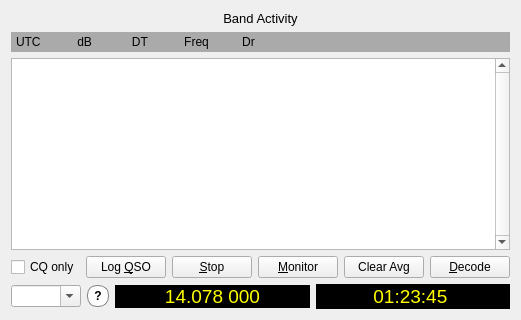
      <widget class="QWidget" name="layoutWidget">
       <layout class="QVBoxLayout" name="verticalLayout_3">
        <item>
         <widget class="QLabel" name="lh_decodes_title_label">
          <property name="maximumSize">
           <size>
            <width>500</width>
            <height>16777215</height>
           </size>
          </property>
          <property name="font">
           <font>
            <pointsize>10</pointsize>
            <weight>50</weight>
            <bold>false</bold>
           </font>
          </property>
          <property name="text">
           <string>Band Activity</string>
          </property>
          <property name="alignment">
           <set>Qt::AlignCenter</set>
          </property>
         </widget>
        </item>
        <item>
         <widget class="QLabel" name="lh_decodes_headings_label">
          <property name="minimumSize">
           <size>
            <width>300</width>
            <height>20</height>
           </size>
          </property>
          <property name="maximumSize">
           <size>
            <width>16777215</width>
            <height>20</height>
           </size>
          </property>
          <property name="palette">
           <palette>
            <active>
             <colorrole role="Base">
              <brush brushstyle="SolidPattern">
               <color alpha="255">
                <red>252</red>
                <green>252</green>
                <blue>252</blue>
               </color>
              </brush>
             </colorrole>
             <colorrole role="Window">
              <brush brushstyle="SolidPattern">
               <color alpha="255">
                <red>170</red>
                <green>170</green>
                <blue>170</blue>
               </color>
              </brush>
             </colorrole>
            </active>
            <inactive>
             <colorrole role="Base">
              <brush brushstyle="SolidPattern">
               <color alpha="255">
                <red>252</red>
                <green>252</green>
                <blue>252</blue>
               </color>
              </brush>
             </colorrole>
             <colorrole role="Window">
              <brush brushstyle="SolidPattern">
               <color alpha="255">
                <red>170</red>
                <green>170</green>
                <blue>170</blue>
               </color>
              </brush>
             </colorrole>
            </inactive>
            <disabled>
             <colorrole role="Base">
              <brush brushstyle="SolidPattern">
               <color alpha="255">
                <red>170</red>
                <green>170</green>
                <blue>170</blue>
               </color>
              </brush>
             </colorrole>
             <colorrole role="Window">
              <brush brushstyle="SolidPattern">
               <color alpha="255">
                <red>170</red>
                <green>170</green>
                <blue>170</blue>
               </color>
              </brush>
             </colorrole>
            </disabled>
           </palette>
          </property>
          <property name="autoFillBackground">
           <bool>true</bool>
          </property>
          <property name="text">
           <string>UTC           dB            DT           Freq          Dr </string>
          </property>
          <property name="textFormat">
           <enum>Qt::PlainText</enum>
          </property>
          <property name="indent">
           <number>5</number>
          </property>
         </widget>
        </item>
        <item>
         <widget class="DisplayText" name="decodedTextBrowser">
          <property name="frameShape">
           <enum>QFrame::StyledPanel</enum>
          </property>
          <property name="verticalScrollBarPolicy">
           <enum>Qt::ScrollBarAlwaysOn</enum>
          </property>
          <property name="horizontalScrollBarPolicy">
           <enum>Qt::ScrollBarAsNeeded</enum>
          </property>
          <property name="cursorWidth">
           <number>0</number>
          </property>
          <property name="textInteractionFlags">
           <set>Qt::TextSelectableByKeyboard|Qt::TextSelectableByMouse</set>
          </property>
         </widget>
        </item>
        <item>
         <layout class="QHBoxLayout" name="horizontalLayout">
          <item>
           <widget class="QCheckBox" name="cbCQonly">
            <property name="toolTip">
             <string>CQ messages only</string>
            </property>
            <property name="text">
             <string>CQ only</string>
            </property>
           </widget>
          </item>
          <item>
           <widget class="QPushButton" name="logQSOButton">
            <property name="minimumSize">
             <size>
              <width>50</width>
              <height>0</height>
             </size>
            </property>
            <property name="toolTip">
             <string>Enter this QSO in log</string>
            </property>
            <property name="text">
             <string>Log &amp;QSO</string>
            </property>
           </widget>
          </item>
          <item>
           <widget class="QPushButton" name="stopButton">
            <property name="minimumSize">
             <size>
              <width>50</width>
              <height>0</height>
             </size>
            </property>
            <property name="toolTip">
             <string>Stop monitoring</string>
            </property>
            <property name="text">
             <string>&amp;Stop</string>
            </property>
           </widget>
          </item>
          <item>
           <widget class="QPushButton" name="monitorButton">
            <property name="minimumSize">
             <size>
              <width>50</width>
              <height>0</height>
             </size>
            </property>
            <property name="toolTip">
             <string>Toggle monitoring On/Off</string>
            </property>
            <property name="styleSheet">
             <string notr="true">QPushButton:checked {
    color: #000000;
	background-color: #00ff00;
    border-style: outset;
	border-width: 1px;
	border-radius: 5px;
    border-color: black;
	min-width: 5em;
	padding: 3px;
}</string>
            </property>
            <property name="text">
             <string>&amp;Monitor</string>
            </property>
            <property name="checkable">
             <bool>true</bool>
            </property>
            <property name="checked">
             <bool>false</bool>
            </property>
           </widget>
          </item>
          <item>
           <widget class="QPushButton" name="ClrAvgButton">
            <property name="enabled">
             <bool>true</bool>
            </property>
            <property name="toolTip">
             <string>&lt;html&gt;&lt;head/&gt;&lt;body&gt;&lt;p&gt;Clear the accumulating message average.&lt;/p&gt;&lt;/body&gt;&lt;/html&gt;</string>
            </property>
            <property name="accessibleDescription">
             <string>Clear the accumulating message average.</string>
            </property>
            <property name="text">
             <string>Clear Avg</string>
            </property>
           </widget>
          </item>
          <item>
           <widget class="QPushButton" name="DecodeButton">
            <property name="minimumSize">
             <size>
              <width>50</width>
              <height>0</height>
             </size>
            </property>
            <property name="toolTip">
             <string>&lt;html&gt;&lt;head/&gt;&lt;body&gt;&lt;p&gt;Decode most recent Rx period at QSO Frequency&lt;/p&gt;&lt;/body&gt;&lt;/html&gt;</string>
            </property>
            <property name="accessibleDescription">
             <string>Decode most recent Rx period at QSO Frequency</string>
            </property>
            <property name="styleSheet">
             <string notr="true">QPushButton:checked {
	color: rgb(0, 0, 0);
	background-color: cyan;
	border-style: outset;
	border-width: 1px;
	border-radius: 5px;
	border-color: black;
	min-width: 5em;
	padding: 3px;
}</string>
            </property>
            <property name="text">
             <string>&amp;Decode</string>
            </property>
            <property name="checkable">
             <bool>true</bool>
            </property>
           </widget>
          </item>
         </layout>
        </item>
        <item>
         <layout class="QGridLayout" name="gridLayout_4">
          <item row="0" column="0">
           <widget class="QComboBox" name="bandComboBox">
            <property name="maximumSize">
             <size>
              <width>70</width>
              <height>16777215</height>
             </size>
            </property>
            <property name="toolTip">
             <string>&lt;html&gt;&lt;head/&gt;&lt;body&gt;&lt;p&gt;Select operating band or enter frequency in MHz or enter kHz increment followed by k.&lt;/p&gt;&lt;/body&gt;&lt;/html&gt;</string>
            </property>
            <property name="accessibleName">
             <string>Frequency entry</string>
            </property>
            <property name="accessibleDescription">
             <string>Select operating band or enter frequency in MHz or enter kHz increment followed by k.</string>
            </property>
            <property name="editable">
             <bool>true</bool>
            </property>
            <property name="insertPolicy">
             <enum>QComboBox::NoInsert</enum>
            </property>
            <property name="sizeAdjustPolicy">
             <enum>QComboBox::AdjustToMinimumContentsLength</enum>
            </property>
           </widget>
          </item>
          <item row="0" column="1">
           <widget class="QPushButton" name="readFreq">
            <property name="enabled">
             <bool>false</bool>
            </property>
            <property name="toolTip">
             <string>&lt;html&gt;&lt;head/&gt;&lt;body&gt;&lt;p&gt;If orange or red there has been a rig control failure, click to reset and read the dial frequency.  S implies split mode.&lt;/p&gt;&lt;/body&gt;&lt;/html&gt;</string>
            </property>
            <property name="accessibleDescription">
             <string>If orange or red there has been a rig control failure, click to reset and read the dial frequency. S implies split mode.</string>
            </property>
            <property name="styleSheet">
             <string notr="true">QPushButton {
 font-family: helvetica;
 font-size: 9pt;
 font-weight: bold;
 background-color: white;
 color: black;
 border-style: solid;
 border-width:1px;
 border-radius:10px;
 border-color: gray;
 max-width:20px;
 max-height:20px;
 min-width:20px;
 min-height:20px;
}
QPushButton[state=&quot;error&quot;] {
 background-color: red;
}
QPushButton[state=&quot;warning&quot;] {
 background-color: orange;
}
QPushButton[state=&quot;ok&quot;] {
 background-color: #00ff00;
}</string>
            </property>
            <property name="text">
             <string>?</string>
            </property>
           </widget>
          </item>
          <item row="0" column="2">
           <widget class="QLabel" name="labDialFreq">
            <property name="sizePolicy">
             <sizepolicy hsizetype="Minimum" vsizetype="Fixed">
              <horstretch>0</horstretch>
              <verstretch>0</verstretch>
             </sizepolicy>
            </property>
            <property name="font">
             <font>
              <family>MS Shell Dlg 2</family>
              <pointsize>14</pointsize>
             </font>
            </property>
            <property name="toolTip">
             <string>USB dial frequency</string>
            </property>
            <property name="styleSheet">
             <string notr="true">QLabel {
  font-family: MS Shell Dlg 2;
  font-size: 14pt;
   color : yellow;
   background-color : black;
}
QLabel[oob=&quot;true&quot;] {
  background-color: red;
}</string>
            </property>
            <property name="text">
             <string>14.078 000</string>
            </property>
            <property name="alignment">
             <set>Qt::AlignCenter</set>
            </property>
            <property name="margin">
             <number>5</number>
            </property>
           </widget>
          </item>
          <item row="0" column="3">
           <widget class="QLabel" name="labUTC">
            <property name="sizePolicy">
             <sizepolicy hsizetype="Minimum" vsizetype="Fixed">
              <horstretch>0</horstretch>
              <verstretch>0</verstretch>
             </sizepolicy>
            </property>
            <property name="font">
             <font>
              <family>MS Shell Dlg 2</family>
              <pointsize>14</pointsize>
             </font>
            </property>
            <property name="styleSheet">
             <string notr="true">QLabel {
  font-family: MS Shell Dlg 2;
  font-size: 14pt;
  background-color : black;
  color : yellow;
}</string>
            </property>
            <property name="frameShape">
             <enum>QFrame::StyledPanel</enum>
            </property>
            <property name="frameShadow">
             <enum>QFrame::Sunken</enum>
            </property>
            <property name="lineWidth">
             <number>2</number>
            </property>
            <property name="midLineWidth">
             <number>0</number>
            </property>
            <property name="text">
             <string>&lt;html&gt;&lt;head/&gt;&lt;body&gt;&lt;p align=&quot;center&quot;&gt; 01:23:45 &lt;/p&gt;&lt;/body&gt;&lt;/html&gt;</string>
            </property>
            <property name="alignment">
             <set>Qt::AlignCenter</set>
            </property>
            <property name="margin">
             <number>5</number>
            </property>
           </widget>
          </item>
         </layout>
        </item>
       </layout>
      </widget>
